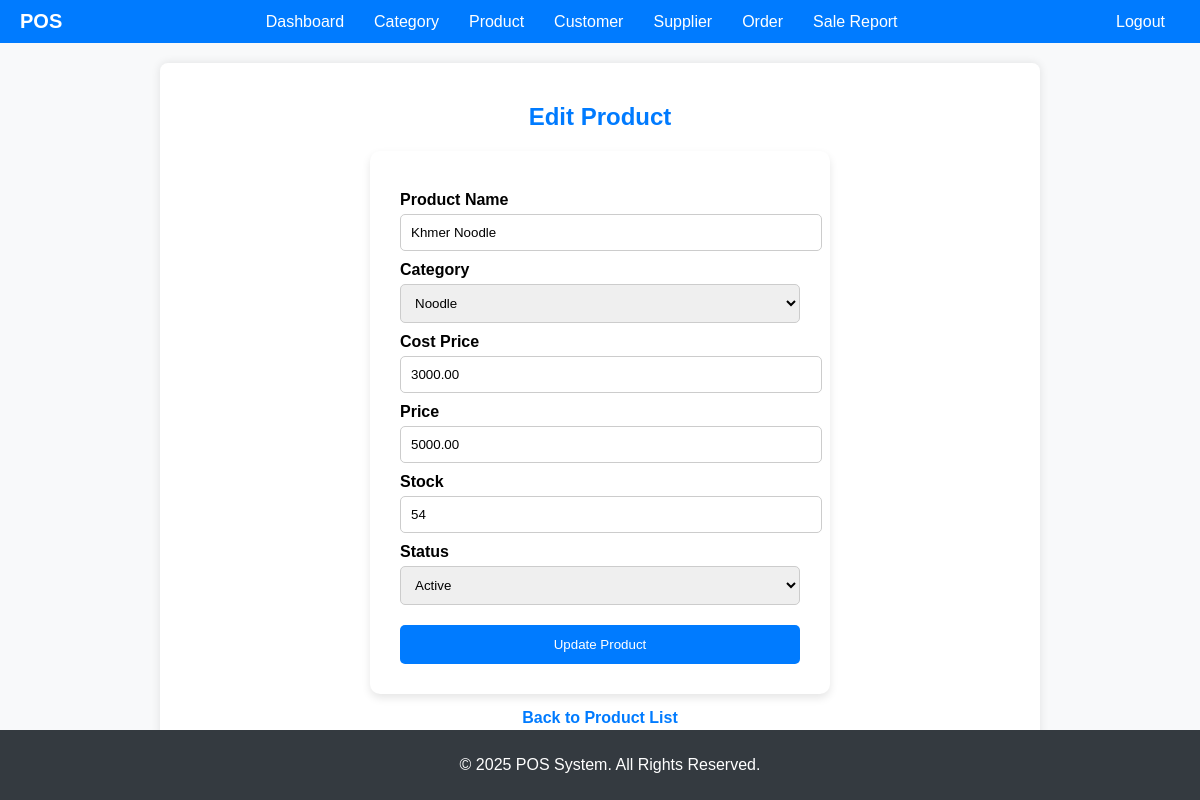
/products/edit/3/, run on the app's committed database.
### products/models.py (models this page shows, shortened)
class Product(models.Model):
    name = models.CharField(max_length=200)
    sku = sku = models.CharField(
        max_length=100, unique=True, default=uuid.uuid4)
    barcode = models.CharField(
        max_length=100, unique=True, blank=True, null=True)
    category = models.ForeignKey(
        Category, on_delete=models.CASCADE, related_name="products")
    price = models.DecimalField(max_digits=10, decimal_places=2)
    cost_price = models.DecimalField(max_digits=10, decimal_places=2)
    stock = models.IntegerField(default=0)
    status = models.BooleanField(default=True)
    created_at = models.DateTimeField(auto_now_add=True)

### categories/models.py (models this page shows, shortened)
class Category(models.Model):
    name = models.CharField(max_length=255, unique=True)

### products/views.py (the view)
def product_edit(request, product_id):
    product = get_object_or_404(Product, id=product_id)
    categories = Category.objects.all()
    if request.method == "POST":
        form = ProductForm(request.POST, instance=product)
        if form.is_valid():
            form.save()
            messages.success(request, "Product updated successfully!")
            return redirect("product_list")
    else:
        form = ProductForm(instance=product)
    return render(request, "product_edit.html", {"form": form, "product": product, "categories": categories})

### products/forms.py (shortened to what this page needs)
class ProductForm(forms.ModelForm):
    category = forms.ModelChoiceField(
        queryset=Category.objects.all(),
        empty_label=None,  # Prevents empty selection
        widget=forms.Select(attrs={'class': 'form-control'}),
        required=True
    )
    class Meta:
        model = Product
        fields = ['name', 'category', 'cost_price', 'price', 'stock', 'status']
        widgets = {
            'name': forms.TextInput(attrs={'class': 'form-control', 'placeholder': 'Product Name'}),
            'category': forms.Select(attrs={'class': 'form-control'}),
            'cost_price': forms.NumberInput(attrs={'class': 'form-control', 'placeholder': 'Cost Price'}),
            'price': forms.NumberInput(attrs={'class': 'form-control', 'placeholder': 'Price'}),
            'stock': forms.NumberInput(attrs={'class': 'form-control', 'placeholder': 'Stock Quantity'}),
            'status': forms.Select(attrs={'class': 'form-control'}, choices=[('active', 'Active'), ('inactive', 'Inactive')]),
        }

### products/templates/product_edit.html (shortened to what this page needs)
{% extends "base.html" %}
{% load static %}
{% block content %}
    <h2>Edit Product</h2>
    <form method="POST">
        <label for="name">Product Name</label>
        <input type="text" name="name" value="{{ product.name }}" required>
        <label for="category">Category</label>
        <select name="category" required>
            {% for category in categories %}
                <option value="{{ category.id }}" {% if product.category.id == category.id %}selected{% endif %}>{{ category.name }}</option>
            {% endfor %}
        </select>
        <label for="cost_price">Cost Price</label>
        <input type="number" name="cost_price" value="{{ product.cost_price }}" required>
        <label for="price">Price</label>
        <input type="number" name="price" value="{{ product.price }}" required>
        <label for="stock">Stock</label>
        <input type="number" name="stock" value="{{ product.stock }}" required>
        <label for="status">Status</label>
        <select name="status" required>
            <option value="active" {% if product.status == 'active' %}selected{% endif %}>Active</option>
        </select>
        <button type="submit">Update Product</button>
    </form>
    <a href="{% url 'product_list' %}" class="back-button">Back to Product List</a>
{% endblock %}

### static/css/style.css (style rules this page uses)
body { font-family: Arial, sans-serif; margin: 20px; }

### templates/base.html (style rules this page uses)
body { font-family: Arial, sans-serif; margin: 0; padding: 0; background-color: #f8f9fa; }

### products/templates/product_edit.html (style rules this page uses)
h2 { text-align: center; margin-top: 20px; margin-bottom: 20px; color: #007bff; }
form { background-color: #ffffff; padding: 30px; border-radius: 10px; box-shadow: 0 4px 8px rgba(0, 0, 0, 0.1); width: 400px; margin: auto; display: flex; flex-direction: column; }
label { font-weight: 600; margin-top: 10px; }
input, select { padding: 10px; margin-top: 5px; border: 1px solid #ccc; border-radius: 5px; width: 100%; }
button { margin-top: 20px; padding: 12px; background-color: #007bff; color: #fff; border: none; cursor: pointer; border-radius: 5px; transition: background-color 0.3s ease; }
.back-button { display: block; text-align: center; margin-top: 15px; text-decoration: none; color: #007bff; font-weight: 600; }

### data on the page
Product: name "Khmer Noodle", category "Noodle", cost_price "3000.00", price "5000.00", stock "54"
